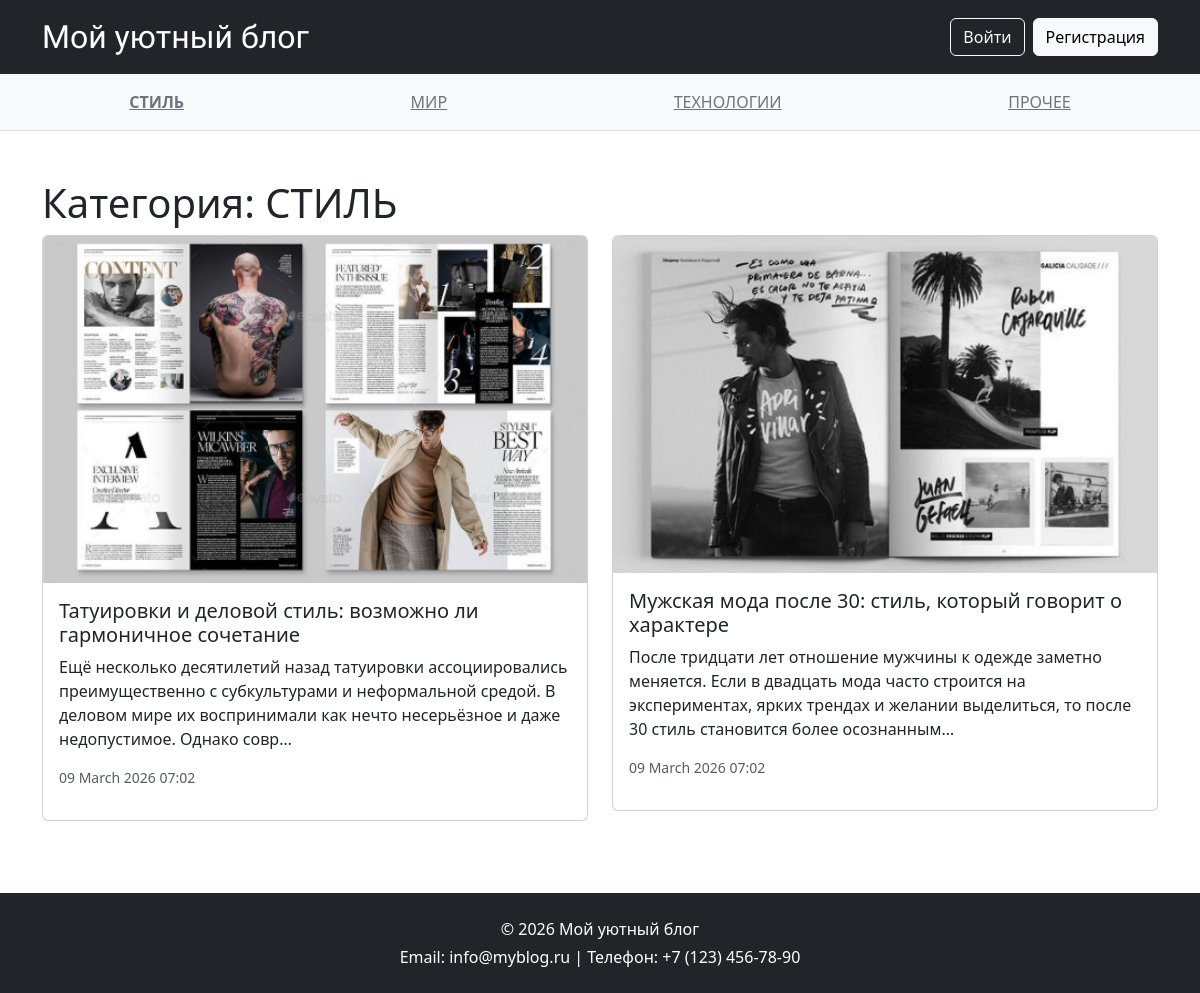
Screenshot of /category/stil/ with the database file from the repository.
### homepage/models.py (models this page shows, shortened)
class Category(models.Model):
    name = models.CharField(max_length=50, unique=True, verbose_name='Название')
    slug = models.SlugField(max_length=50, unique=True, verbose_name='URL')  # для удобных ссылок
    order = models.PositiveIntegerField(default=0, verbose_name='Порядок')   # для сортировки в сайдбаре
    class Meta:
        verbose_name = 'Категория'
        verbose_name_plural = 'Категории'
        ordering = ['order', 'name']  # сортировка по полю order, затем по имени

class Post(models.Model):
    title = models.CharField(max_length=200, verbose_name='Заголовок')
    content = RichTextUploadingField(verbose_name='Содержание')
    main_image = models.ImageField(upload_to='post_main/', blank=True, null=True, verbose_name='Главное изображение')
    published_date = models.DateTimeField(default=timezone.now, verbose_name='Дата публикации')
    total_likes = models.PositiveIntegerField(default=0, verbose_name='Всего лайков')
    total_dislikes = models.PositiveIntegerField(default=0, verbose_name='Всего дизлайков')
    category = models.ForeignKey(Category, on_delete=models.SET_NULL, null=True, blank=True, related_name='posts', verbose_name='Категория')
    class Meta:
        verbose_name = 'Статья'
        verbose_name_plural = 'Статьи'

### homepage/views.py (the view)
# urls.py: path('category/<slug:slug>/', views.category_posts, name='category_posts'),
def category_posts(request, slug):
    category = get_object_or_404(Category, slug=slug)
    posts = Post.objects.filter(category=category).order_by('-published_date')
    return render(request, 'homepage/category_posts.html', {'category': category, 'posts': posts})

### homepage/context_processors.py (called while the page is built)
def categories(request):
    return {
        'categories': Category.objects.all()
    }

### homepage/templates/homepage/category_posts.html
{% extends 'base.html' %}
{% block content %}
    <h1>Категория: {{ category.name }}</h1>
    {% if posts %}
        <div class="row">
            {% for post in posts %}
                <div class="col-md-6 mb-4">
                    <div class="card">
                        {% if post.main_image %}
                            <img src="{{ post.main_image.url }}" class="card-img-top" alt="{{ post.title }}">
                        {% endif %}
                        <div class="card-body">
                            <h5 class="card-title">
                                <a href="{% url 'post_detail' post.id %}" class="text-decoration-none text-dark">{{ post.title }}</a>
                            </h5>
                            <p class="card-text">{{ post.content|striptags|truncatechars:200 }}</p>
                            <p class="text-muted small">{{ post.published_date|date:"d E Y H:i" }}</p>
                        </div>
                    </div>
                </div>
            {% endfor %}
        </div>
    {% else %}
        <p>В этой категории пока нет статей.</p>
    {% endif %}
{% endblock %}

### templates/base.html (shortened to what this page needs)
<!DOCTYPE html>
<html lang="ru">
<head>
    <link href="https://cdn.jsdelivr.net/npm/bootstrap@5.3.3/dist/css/bootstrap.min.css" rel="stylesheet">
</head>
<body class="d-flex flex-column min-vh-100">
    <nav class="navbar navbar-dark bg-dark">
        <div class="container">
            <a class="navbar-brand" href="/">Мой уютный блог</a>
            <div class="d-flex">
                {% if user.is_authenticated %}
                    <span class="text-white me-3">Привет, {{ user.username }}!</span>
                    <a href="{% url 'logout' %}" class="btn btn-outline-light btn-sm">Выйти</a>
                {% else %}
                    <a href="{% url 'login' %}" class="btn btn-outline-light me-2">Войти</a>
                    <a href="{% url 'register' %}" class="btn btn-light">Регистрация</a>
                {% endif %}
            </div>
        </div>
    </nav>
    <div class="bg-light border-bottom">
        <ul class="nav justify-content-around py-2 px-3">
            {% for category in categories %}
                <li class="nav-item">
                    <a class="nav-link category-link {% if request.resolver_match.kwargs.slug == category.slug %}active fw-bold{% endif %}"
                    href="{% url 'category_posts' category.slug %}">
                        {{ category.name }}
                    </a>
                </li>
            {% empty %}
                <li class="nav-item">Нет категорий</li>
            {% endfor %}
        </ul>
    </div>
    <main class="container my-5 flex-grow-1">
        <div class="row">
        <div class="col-12">
            {% block content %}
            {% endblock %}
        </div>
    </div>
    </main>
    <footer class="bg-dark text-white text-center py-4">
        <div class="container">
            <p class="mb-1">© 2026 Мой уютный блог</p>
            <p class="mb-0">Email: info@myblog.ru | Телефон: +7 (123) 456-78-90</p>
        </div>
    </footer>
</body>
</html>

### templates/base.html (style rules this page uses)
.navbar-brand { font-family: 'Great Vibes', cursive; font-size: 2rem; }
.category-link { color: #6c757d !important; text-decoration: underline !important; }
.nav-link.active { font-weight: bold; color: #6c757d !important; }

### rows the page displays
Category: name "СТИЛЬ"
Category: name "МИР"
Category: name "ТЕХНОЛОГИИ"
Category: name "ПРОЧЕЕ"
Post: main_image (picture), title "Татуировки и деловой стиль: возможно ли гармоничное сочетание", content "Ещё несколько десятилетий назад татуировки ассоциировались преимущественно с субкультурами и неформальной средой. В деловом мире их воспринимали как нечто несерьёзное и даже недопустимое. Однако совр…", published_date "09 March 2026 07:02"
Post: main_image (picture), title "Мужская мода после 30: стиль, который говорит о характере", content "После тридцати лет отношение мужчины к одежде заметно меняется. Если в двадцать мода часто строится на экспериментах, ярких трендах и желании выделиться, то после 30 стиль становится более осознанным…", published_date "09 March 2026 07:02"
